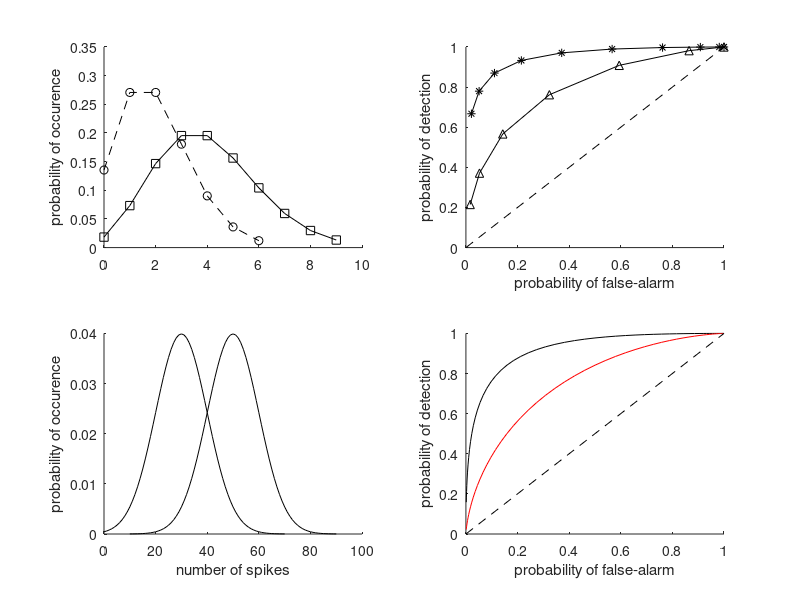

Source code (MATLAB):
%
%  Gabbiani & Cox, Mathematics for Neuroscientists, 2nd ed
%

m0 = 2;
m1 = 4;

x0 = 0:6;
y0 = poisspdf(x0,m0);
h_f1 = figure; 
h_a1 = subplot(2,2,1);
h_a2 = subplot(2,2,2);
h_a3 = subplot(2,2,3);
h_a4 = subplot(2,2,4);

line('Parent',h_a1,'XData',x0,'YData',y0,'LineStyle','--','Marker','o');

x1 = 0:9;
y1 = poisspdf(x1,m1);
line('Parent',h_a1,'XData',x1,'YData',y1,'LineStyle','-','Marker','s');
xlabel(h_a3,'number of spikes');
ylabel(h_a1,'probability of occurence');

%for thresholds k_0 of zero to six
p_fa = [1 1 - poisscdf(0:5,m0)];
p_d  = [1 1 - poisscdf(0:5,m1)];

line('Parent',h_a2,'XData',p_fa,'YData',p_d,'Marker','^');

m0 = 4;
m1 = 10;

%for thresholds k_0 of zero to six
p_fa = [1 1 - poisscdf(0:8,m0)];
p_d  = [1 1 - poisscdf(0:8,m1)];

line('Parent',h_a2,'XData',p_fa,'YData',p_d,'Marker','*');

line('Parent',h_a2,'XData',[0 1],'Ydata',[0 1],'Linestyle','--');
set(h_a2,'XLim',[0 1],'YLim',[0 1]);
xlabel(h_a2,'probability of false-alarm');
ylabel(h_a2,'probability of detection');

m0 = 30;
m1 = 50;
sigma = 10;

x0 = 0:70;
y0 = normpdf(x0,m0,sigma);

line('Parent',h_a3,'XData',x0,'YData',y0);

x1 = 10:90;
y1 = normpdf(x1,m1,sigma);

line('Parent',h_a3,'XData',x1,'YData',y1);
ylabel(h_a3,'probability of occurence');

%compute the 
d = (m1-m0)/sigma;

xi = -3:0.1:3;
p_fa = 1 - normcdf(xi);
p_d =  1 - normcdf(xi - d);

line('Parent',h_a4,'XData',p_fa,'YData',p_d);

%compute the case d = 1
d = 1;
p_d = 1 - normcdf(xi - d);

line('Parent',h_a4,'XData',p_fa,'YData',p_d,'Color','r');

line('Parent',h_a4,'XData',[0 1],'Ydata',[0 1],'Linestyle','--');
set(h_a4,'XLim',[0 1],'YLim',[0 1]);
xlabel(h_a4,'probability of false-alarm');
ylabel(h_a4,'probability of detection');

%print(handles.figure1,'-depsc2','poiss1.eps');
